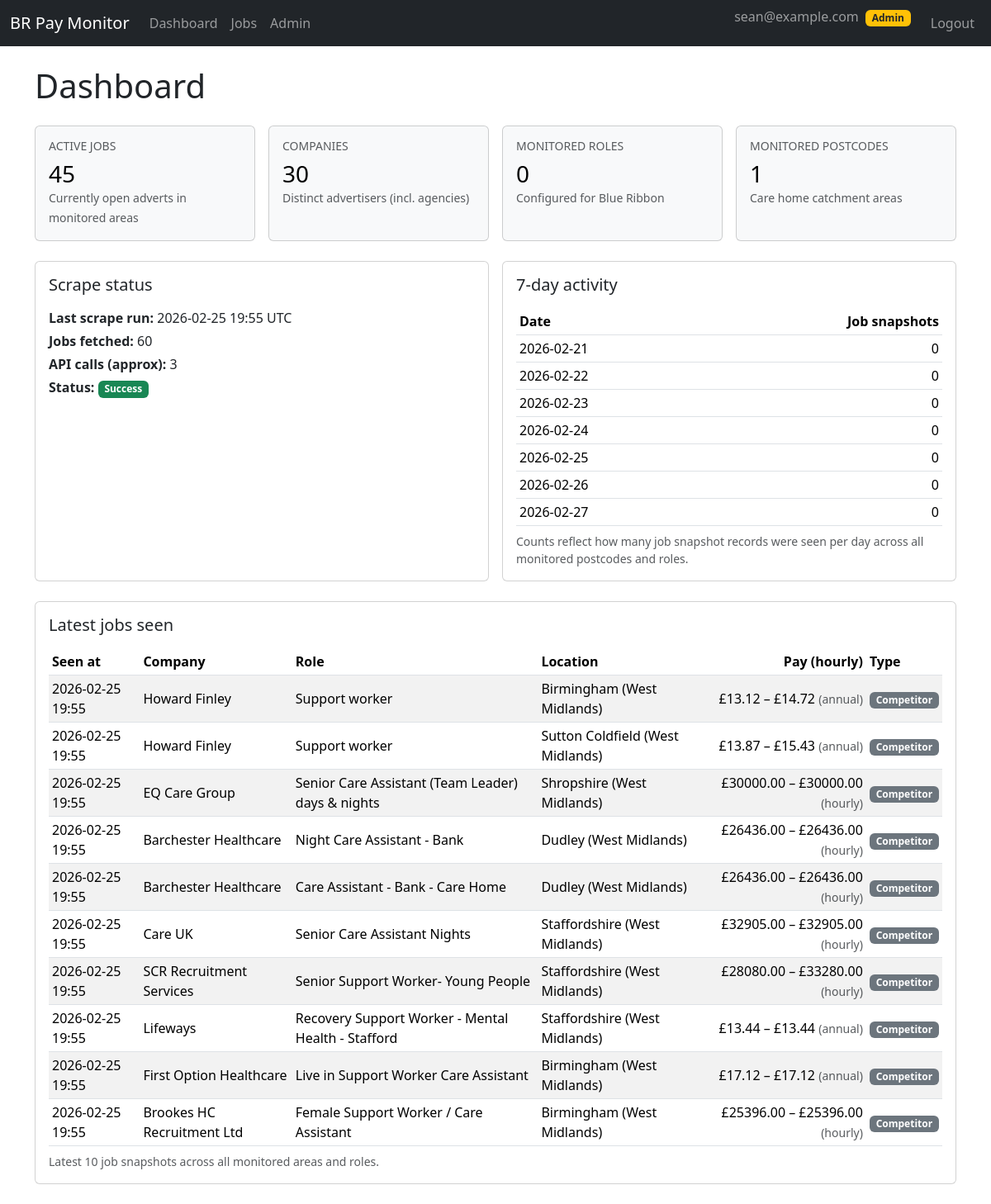
The page / (signed in) on the database its author committed.
### br_pay_monitor/models.py (models this page shows, shortened)
class User(UserMixin, db.Model):
    __tablename__ = "users"
    id = db.Column(db.Integer, primary_key=True)
    email = db.Column(db.String(255), unique=True, index=True, nullable=False)
    password_hash = db.Column(db.String(255), nullable=False)
    is_admin = db.Column(db.Boolean, default=False, nullable=False)
    is_active = db.Column(db.Boolean, default=True, nullable=False)
    brand_id = db.Column(db.Integer, db.ForeignKey("brands.id"), nullable=True)
    brand = db.relationship("Brand", backref=db.backref("users", lazy="dynamic"))
    created_at = db.Column(db.DateTime, default=datetime.utcnow, nullable=False)

class Brand(db.Model):
    __tablename__ = "brands"
    id = db.Column(db.Integer, primary_key=True)
    name = db.Column(db.String(128), nullable=False)
    slug = db.Column(db.String(64), unique=True, nullable=False)
    is_active = db.Column(db.Boolean, default=True, nullable=False)
    created_at = db.Column(db.DateTime, default=datetime.utcnow, nullable=False)

class ScrapeRun(db.Model):
    __tablename__ = "scrape_runs"
    id = db.Column(db.Integer, primary_key=True)
    brand_id = db.Column(db.Integer, db.ForeignKey("brands.id"), nullable=False)
    brand = db.relationship(
        "Brand", backref=db.backref("scrape_runs", lazy="dynamic")
    )
    started_at = db.Column(db.DateTime, default=datetime.utcnow, nullable=False)
    finished_at = db.Column(db.DateTime, nullable=True)
    trigger = db.Column(db.String(32), default="schedule", nullable=False)  # schedule/manual
    success = db.Column(db.Boolean, default=False, nullable=False)
    jobs_fetched = db.Column(db.Integer, default=0, nullable=False)
    api_calls = db.Column(db.Integer, default=0, nullable=False)
    error_message = db.Column(db.Text, nullable=True)

class JobSnapshot(db.Model):
    __tablename__ = "job_snapshots"
    id = db.Column(db.Integer, primary_key=True)
    job_ad_id = db.Column(db.Integer, db.ForeignKey("job_ads.id"), nullable=False)
    job_ad = db.relationship(
        "JobAd", backref=db.backref("snapshots", lazy="dynamic")
    )
    scrape_run_id = db.Column(
        db.Integer, db.ForeignKey("scrape_runs.id"), nullable=False
    )
    scrape_run = db.relationship(
        "ScrapeRun", backref=db.backref("snapshots", lazy="dynamic")
    )
    seen_at = db.Column(db.DateTime, default=datetime.utcnow, nullable=False)
    salary_min_hourly = db.Column(db.Float, nullable=True)
    salary_max_hourly = db.Column(db.Float, nullable=True)
    salary_source = db.Column(db.String(16), nullable=True)  # hourly/annual
    currency = db.Column(db.String(8), default="GBP", nullable=False)
    is_open = db.Column(db.Boolean, default=True, nullable=False)
    raw_payload = db.Column(db.JSON, nullable=True)

class Company(db.Model):
    __tablename__ = "companies"
    id = db.Column(db.Integer, primary_key=True)
    canonical_name = db.Column(db.String(255), unique=True, nullable=False)
    is_agency = db.Column(db.Boolean, default=False, nullable=False)
    created_at = db.Column(db.DateTime, default=datetime.utcnow, nullable=False)

class JobAd(db.Model):
    __tablename__ = "job_ads"
    id = db.Column(db.Integer, primary_key=True)
    adzuna_id = db.Column(db.String(64), unique=True, nullable=False, index=True)
    brand_id = db.Column(db.Integer, db.ForeignKey("brands.id"), nullable=False)
    brand = db.relationship(
        "Brand", backref=db.backref("job_ads", lazy="dynamic")
    )
    company_id = db.Column(db.Integer, db.ForeignKey("companies.id"), nullable=True)
    company = db.relationship(
        "Company", backref=db.backref("job_ads", lazy="dynamic")
    )
    title_raw = db.Column(db.String(255), nullable=False)
    title_normalized = db.Column(db.String(255), nullable=True)
    location_raw = db.Column(db.String(255), nullable=True)
    location_postcode = db.Column(db.String(16), nullable=True, index=True)
    city = db.Column(db.String(128), nullable=True)
    county = db.Column(db.String(128), nullable=True)
    monitored_role_id = db.Column(
        db.Integer, db.ForeignKey("monitored_roles.id"), nullable=True
    )
    monitored_role = db.relationship(
        "MonitoredRole", backref=db.backref("job_ads", lazy="dynamic")
    )
    is_blue_ribbon = db.Column(db.Boolean, default=False, nullable=False)
    first_seen_at = db.Column(db.DateTime, default=datetime.utcnow, nullable=False)
    last_seen_at = db.Column(db.DateTime, default=datetime.utcnow, nullable=False)
    closed_at = db.Column(db.DateTime, nullable=True)
    is_open = db.Column(db.Boolean, default=True, nullable=False)

### br_pay_monitor/blueprints/dashboard/routes.py (the view)
@bp.route("/")
@login_required
def index():
    brand = _get_current_brand()
    active_jobs_q = JobAd.query.filter_by(brand_id=brand.id, is_open=True)
    active_jobs_count = active_jobs_q.count()
    company_count = (
        Company.query.join(JobAd, JobAd.company_id == Company.id)
        .filter(JobAd.brand_id == brand.id, JobAd.is_open.is_(True))
        .distinct()
        .count()
    )
    roles_count = (
        MonitoredRole.query.filter_by(brand_id=brand.id, is_active=True).count()
    )
    postcodes_count = (
        MonitoredPostcode.query.filter_by(brand_id=brand.id, is_active=True).count()
    )
    last_scrape = (
        ScrapeRun.query.filter_by(brand_id=brand.id)
        .order_by(ScrapeRun.started_at.desc())
        .first()
    )
    today = datetime.utcnow().date()
    start_date = today - timedelta(days=6)  # inclusive 7 days window
    trend_rows = (
        db.session.query(
            func.date(JobSnapshot.seen_at).label("day"),
            func.count(JobSnapshot.id).label("snapshot_count"),
        )
        .join(JobAd, JobSnapshot.job_ad_id == JobAd.id)
        .filter(
            JobAd.brand_id == brand.id,
            JobSnapshot.seen_at >= datetime.combine(start_date, datetime.min.time()),
        )
        .group_by(func.date(JobSnapshot.seen_at))
        .order_by("day")
        .all()
    )
    trend_map = {row.day: row.snapshot_count for row in trend_rows}
    trend_data = []
    for i in range(6, -1, -1):  # 6 days ago -> today
        d = today - timedelta(days=i)
        trend_data.append(
            {
                "day": d,
                "count": trend_map.get(d, 0),
            }
        )
    latest_snapshots = (
        JobSnapshot.query.join(JobAd, JobSnapshot.job_ad_id == JobAd.id)
        .filter(JobAd.brand_id == brand.id)
        .order_by(JobSnapshot.seen_at.desc())
        .limit(10)
        .all()
    )
    return render_template(
        "dashboard/index.html",
        brand=brand,
        active_jobs_count=active_jobs_count,
        company_count=company_count,
        roles_count=roles_count,
        postcodes_count=postcodes_count,
        last_scrape=last_scrape,
        trend_data=trend_data,
        latest_snapshots=latest_snapshots,
    )

### br_pay_monitor/blueprints/dashboard/routes.py (called while the page is built)
def _get_current_brand() -> Brand:
    if current_user.is_authenticated and current_user.brand:
        return current_user.brand
    return Brand.get_default_brand()

### br_pay_monitor/templates/dashboard/index.html
{% extends "base.html" %}
{% block content %}
<h1 class="mb-4">Dashboard</h1>
<div class="row g-3 mb-4">
  <div class="col-md-3">
    <div class="card text-bg-light h-100">
      <div class="card-body">
        <h6 class="card-title text-uppercase text-muted small">Active jobs</h6>
        <h3 class="card-text mb-0">{{ active_jobs_count }}</h3>
        <small class="text-muted">Currently open adverts in monitored areas</small>
      </div>
    </div>
  </div>
  <div class="col-md-3">
    <div class="card text-bg-light h-100">
      <div class="card-body">
        <h6 class="card-title text-uppercase text-muted small">Companies</h6>
        <h3 class="card-text mb-0">{{ company_count }}</h3>
        <small class="text-muted">Distinct advertisers (incl. agencies)</small>
      </div>
    </div>
  </div>
  <div class="col-md-3">
    <div class="card text-bg-light h-100">
      <div class="card-body">
        <h6 class="card-title text-uppercase text-muted small">Monitored roles</h6>
        <h3 class="card-text mb-0">{{ roles_count }}</h3>
        <small class="text-muted">Configured for {{ brand.name }}</small>
      </div>
    </div>
  </div>
  <div class="col-md-3">
    <div class="card text-bg-light h-100">
      <div class="card-body">
        <h6 class="card-title text-uppercase text-muted small">Monitored postcodes</h6>
        <h3 class="card-text mb-0">{{ postcodes_count }}</h3>
        <small class="text-muted">Care home catchment areas</small>
      </div>
    </div>
  </div>
</div>
<div class="row g-3 mb-4">
  <div class="col-md-6">
    <div class="card h-100">
      <div class="card-body">
        <h5 class="card-title mb-3">Scrape status</h5>
        {% if last_scrape %}
          <p class="mb-1">
            <strong>Last scrape run:</strong>
            {{ last_scrape.started_at.strftime("%Y-%m-%d %H:%M UTC") }}
          </p>
          <p class="mb-1">
            <strong>Jobs fetched:</strong> {{ last_scrape.jobs_fetched }}
          </p>
          <p class="mb-1">
            <strong>API calls (approx):</strong> {{ last_scrape.api_calls }}
          </p>
          <p class="mb-0">
            <strong>Status:</strong>
            {% if last_scrape.success %}
              <span class="badge bg-success">Success</span>
            {% else %}
              <span class="badge bg-danger">Failed</span>
            {% endif %}
          </p>
        {% else %}
          <p class="mb-0 text-muted">No scrape runs recorded yet. Once Adzuna is configured and a scrape has run, details will appear here.</p>
        {% endif %}
      </div>
    </div>
  </div>
  <div class="col-md-6">
    <div class="card h-100">
      <div class="card-body">
        <h5 class="card-title mb-3">7-day activity</h5>
        {% if trend_data %}
          <table class="table table-sm align-middle mb-0">
            <thead>
              <tr>
                <th>Date</th>
                <th class="text-end">Job snapshots</th>
              </tr>
            </thead>
            <tbody>
              {% for row in trend_data %}
              <tr>
                <td>{{ row.day.strftime("%Y-%m-%d") }}</td>
                <td class="text-end">{{ row.count }}</td>
              </tr>
              {% endfor %}
            </tbody>
          </table>
          <small class="text-muted d-block mt-2">
            Counts reflect how many job snapshot records were seen per day
            across all monitored postcodes and roles.
          </small>
        {% else %}
          <p class="mb-0 text-muted">No activity yet. Once scrapes start running, trends will appear here.</p>
        {% endif %}
      </div>
    </div>
  </div>
</div>
<div class="card mb-4">
  <div class="card-body">
    <h5 class="card-title mb-3">Latest jobs seen</h5>
    {% if latest_snapshots %}
      <div class="table-responsive">
        <table class="table table-striped table-sm align-middle mb-0">
          <thead>
            <tr>
              <th>Seen at</th>
              <th>Company</th>
              <th>Role</th>
              <th>Location</th>
              <th class="text-end">Pay (hourly)</th>
              <th>Type</th>
            </tr>
          </thead>
          <tbody>
            {% for snap in latest_snapshots %}
            {% set job = snap.job_ad %}
            <tr>
              <td>{{ snap.seen_at.strftime("%Y-%m-%d %H:%M") }}</td>
              <td>
                {% if job.company %}
                  {{ job.company.canonical_name }}
                {% else %}
                  <span class="text-muted">Unknown</span>
                {% endif %}
              </td>
              <td>{{ job.title_raw }}</td>
              <td>
                {% if job.city %}
                  {{ job.city }}
                  {% if job.county %}
                    ({{ job.county }})
                  {% endif %}
                {% elif job.location_raw %}
                  {{ job.location_raw }}
                {% else %}
                  <span class="text-muted">N/A</span>
                {% endif %}
              </td>
              <td class="text-end">
                {% if snap.salary_min_hourly is not none or snap.salary_max_hourly is not none %}
                  {% if snap.salary_min_hourly is not none and snap.salary_max_hourly is not none %}
                    £{{ "%.2f"|format(snap.salary_min_hourly) }} – £{{ "%.2f"|format(snap.salary_max_hourly) }}
                  {% elif snap.salary_min_hourly is not none %}
                    from £{{ "%.2f"|format(snap.salary_min_hourly) }}
                  {% elif snap.salary_max_hourly is not none %}
                    up to £{{ "%.2f"|format(snap.salary_max_hourly) }}
                  {% endif %}
                  <span class="text-muted small">
                    ({{ snap.salary_source or "unknown" }})
                  </span>
                {% else %}
                  <span class="text-muted">N/A</span>
                {% endif %}
              </td>
              <td>
                {% if job.is_blue_ribbon %}
                  <span class="badge bg-primary">Blue Ribbon</span>
                {% else %}
                  <span class="badge bg-secondary">Competitor</span>
                {% endif %}
              </td>
            </tr>
            {% endfor %}
          </tbody>
        </table>
      </div>
      <small class="text-muted d-block mt-2">
        Latest 10 job snapshots across all monitored areas and roles.
      </small>
    {% else %}
      <p class="mb-0 text-muted">No jobs have been scraped yet.</p>
    {% endif %}
  </div>
</div>
{% endblock %}

### br_pay_monitor/templates/base.html (shortened to what this page needs)
<!doctype html>
<html lang="en">
  <head>
    <link
      href="https://cdn.jsdelivr.net/npm/bootstrap@5.3.3/dist/css/bootstrap.min.css"
      rel="stylesheet"
    >
  </head>
  <body>
    <nav class="navbar navbar-expand-lg navbar-dark bg-dark mb-4">
      <div class="container-fluid">
        <a class="navbar-brand" href="{{ url_for('dashboard.index') }}">BR Pay Monitor</a>
        <div class="collapse navbar-collapse" id="navbarNav">
          <ul class="navbar-nav me-auto">
            {% if current_user.is_authenticated %}
            <li class="nav-item">
              <a class="nav-link" href="{{ url_for('dashboard.index') }}">Dashboard</a>
            </li>
            <li class="nav-item">
              <a class="nav-link" href="{{ url_for('dashboard.jobs') }}">Jobs</a>
            </li>
            {% if current_user.is_admin %}
            <li class="nav-item">
              <a class="nav-link" href="{{ url_for('admin.postcodes') }}">Admin</a>
            </li>
            {% endif %}
            {% endif %}
          </ul>
          <ul class="navbar-nav">
            {% if current_user.is_authenticated %}
            <li class="nav-item">
              <span class="navbar-text me-3">
                {{ current_user.email }}
                {% if current_user.is_admin %}
                  <span class="badge bg-warning text-dark ms-1">Admin</span>
                {% endif %}
              </span>
            </li>
            <li class="nav-item">
              <a class="nav-link" href="{{ url_for('auth.logout') }}">Logout</a>
            </li>
            {% else %}
            <li class="nav-item">
              <a class="nav-link" href="{{ url_for('auth.login') }}">Login</a>
            </li>
            {% endif %}
          </ul>
        </div>
      </div>
    </nav>
    <main class="container">
      {% block content %}{% endblock %}
    </main>
  </body>
</html>

### rows shown on the page
User: email "sean@example.com"
Brand: name "Blue Ribbon"
ScrapeRun: started_at "2026-02-25 19:55 UTC", jobs_fetched "60", api_calls "3"
JobSnapshot: seen_at "2026-02-25 19:55", salary_min_hourly "13.12", salary_max_hourly "14.72", salary_source "annual"
Company: company.canonical_name "Howard Finley"
JobAd: title_raw "Support worker", city "Birmingham", county "West Midlands"
JobSnapshot: seen_at "2026-02-25 19:55", salary_min_hourly "13.87", salary_max_hourly "15.43", salary_source "annual"
JobAd: title_raw "Support worker", city "Sutton Coldfield", county "West Midlands"
JobSnapshot: seen_at "2026-02-25 19:55", salary_min_hourly "30000.00", salary_max_hourly "30000.00", salary_source "hourly"
Company: company.canonical_name "EQ Care Group"
JobAd: title_raw "Senior Care Assistant (Team Leader) days & nights", city "Shropshire", county "West Midlands"
JobSnapshot: seen_at "2026-02-25 19:55", salary_min_hourly "26436.00", salary_max_hourly "26436.00", salary_source "hourly"
Company: company.canonical_name "Barchester Healthcare"
JobAd: title_raw "Night Care Assistant - Bank", city "Dudley", county "West Midlands"
JobSnapshot: seen_at "2026-02-25 19:55", salary_min_hourly "26436.00", salary_max_hourly "26436.00", salary_source "hourly"
JobAd: title_raw "Care Assistant - Bank - Care Home", city "Dudley", county "West Midlands"
JobSnapshot: seen_at "2026-02-25 19:55", salary_min_hourly "32905.00", salary_max_hourly "32905.00", salary_source "hourly"
Company: company.canonical_name "Care UK"
JobAd: title_raw "Senior Care Assistant Nights", city "Staffordshire", county "West Midlands"
JobSnapshot: seen_at "2026-02-25 19:55", salary_min_hourly "28080.00", salary_max_hourly "33280.00", salary_source "hourly"
Company: company.canonical_name "SCR Recruitment Services"
JobAd: title_raw "Senior Support Worker- Young People", city "Staffordshire", county "West Midlands"
JobSnapshot: seen_at "2026-02-25 19:55", salary_min_hourly "13.44", salary_max_hourly "13.44", salary_source "annual"
Company: company.canonical_name "Lifeways"
JobAd: title_raw "Recovery Support Worker - Mental Health - Stafford", city "Staffordshire", county "West Midlands"
JobSnapshot: seen_at "2026-02-25 19:55", salary_min_hourly "17.12", salary_max_hourly "17.12", salary_source "annual"
Company: company.canonical_name "First Option Healthcare"
JobAd: title_raw "Live in Support Worker Care Assistant", city "Birmingham", county "West Midlands"
JobSnapshot: seen_at "2026-02-25 19:55", salary_min_hourly "25396.00", salary_max_hourly "25396.00", salary_source "hourly"
Company: company.canonical_name "Brookes HC Recruitment Ltd"
JobAd: title_raw "Female Support Worker / Care Assistant", city "Birmingham", county "West Midlands"

### other values the page prints
{{ active_jobs_count }} "45"
{{ company_count }} "30"
{{ roles_count }} "0"
{{ postcodes_count }} "1"
{{ row.count }} "0" "0" "0" "0" "0" "0" "0"
